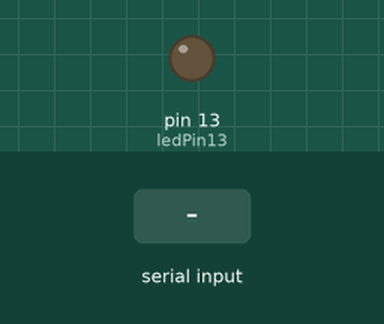
Simulated run of this sketch. Board: Arduino Uno, built with avr-gcc and run on an emulated ATmega328P. On the bench: output pins drawn as LEDs (lit = HIGH). The inputs (shaded band) are chosen by the test bench.

Above: at 1.2 s.
1.3 s: "a" received over Serial
At 2.1 s:
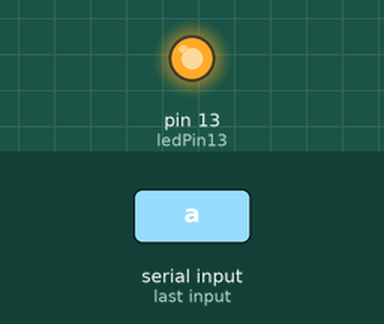
2.8 s: "b" received over Serial
At 3.2 s:
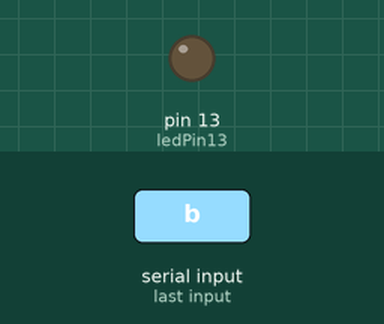
Timing chart, 0 to 5.8 s (numbered marks = the images above; inputs shaded):
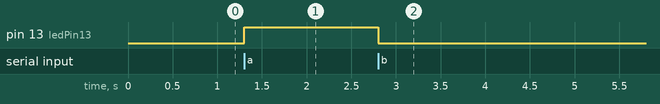

The sketch:

_1_KANAL.ino
```cpp
int ledPin13 = 13;
int incomingByte;

void setup() {
    Serial.begin(9600);
    pinMode(ledPin13, OUTPUT);
  }
void loop() {
  if (Serial.available() > 0) {

    incomingByte = Serial.read();

    if (incomingByte == 'a') {
      digitalWrite(13, HIGH);
    }
    if (incomingByte == 'b') {
      digitalWrite(13, LOW);
    }


  }
}
```

Measured:
- after the input at 1.3 s, pin 13 (ledPin13): LOW → HIGH at once
- after the input at 2.8 s, pin 13 (ledPin13): HIGH → LOW at once
